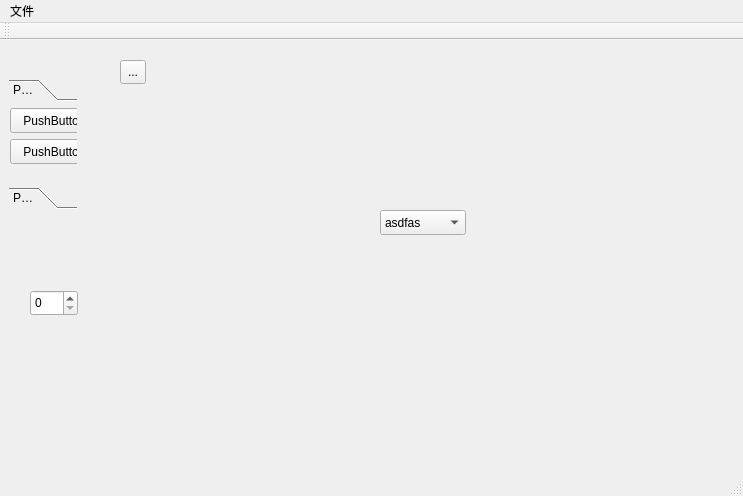
<?xml version="1.0" encoding="UTF-8"?>
<ui version="4.0">
 <class>MainWindow</class>
 <widget class="QMainWindow" name="MainWindow">
  <property name="geometry">
   <rect>
    <x>0</x>
    <y>0</y>
    <width>743</width>
    <height>496</height>
   </rect>
  </property>
  <property name="windowTitle">
   <string>MainWindow</string>
  </property>
  <widget class="QWidget" name="centralWidget">
   <widget class="QToolBox" name="toolBox">
    <property name="geometry">
     <rect>
      <x>9</x>
      <y>39</y>
      <width>68</width>
      <height>130</height>
     </rect>
    </property>
    <property name="currentIndex">
     <number>0</number>
    </property>
    <widget class="QWidget" name="page">
     <property name="geometry">
      <rect>
       <x>0</x>
       <y>0</y>
       <width>68</width>
       <height>68</height>
      </rect>
     </property>
     <attribute name="label">
      <string>Page 1</string>
     </attribute>
     <widget class="QPushButton" name="pushButton_3">
      <property name="geometry">
       <rect>
        <x>1</x>
        <y>1</y>
        <width>89</width>
        <height>25</height>
       </rect>
      </property>
      <property name="text">
       <string>PushButton</string>
      </property>
     </widget>
     <widget class="QPushButton" name="pushButton_4">
      <property name="geometry">
       <rect>
        <x>1</x>
        <y>32</y>
        <width>89</width>
        <height>25</height>
       </rect>
      </property>
      <property name="text">
       <string>PushButton</string>
      </property>
     </widget>
    </widget>
    <widget class="QWidget" name="page_2">
     <property name="geometry">
      <rect>
       <x>0</x>
       <y>0</y>
       <width>68</width>
       <height>68</height>
      </rect>
     </property>
     <attribute name="label">
      <string>Page 2</string>
     </attribute>
    </widget>
   </widget>
   <widget class="QStackedWidget" name="stackedWidget">
    <property name="geometry">
     <rect>
      <x>9</x>
      <y>175</y>
      <width>16</width>
      <height>16</height>
     </rect>
    </property>
    <property name="currentIndex">
     <number>1</number>
    </property>
    <widget class="QWidget" name="page_3"/>
    <widget class="QWidget" name="page_5"/>
    <widget class="QWidget" name="page_4"/>
   </widget>
   <widget class="QComboBox" name="comboBox">
    <property name="geometry">
     <rect>
      <x>380</x>
      <y>170</y>
      <width>86</width>
      <height>25</height>
     </rect>
    </property>
    <item>
     <property name="text">
      <string>asdfas</string>
     </property>
    </item>
    <item>
     <property name="text">
      <string>adsfa</string>
     </property>
    </item>
    <item>
     <property name="text">
      <string>123</string>
     </property>
    </item>
    <item>
     <property name="text">
      <string>1234545</string>
     </property>
    </item>
   </widget>
   <widget class="QSpinBox" name="spinBox">
    <property name="geometry">
     <rect>
      <x>30</x>
      <y>250</y>
      <width>48</width>
      <height>26</height>
     </rect>
    </property>
   </widget>
   <widget class="QToolButton" name="toolButton">
    <property name="geometry">
     <rect>
      <x>120</x>
      <y>20</y>
      <width>26</width>
      <height>24</height>
     </rect>
    </property>
    <property name="text">
     <string>...</string>
    </property>
   </widget>
  </widget>
  <widget class="QMenuBar" name="menuBar">
   <property name="geometry">
    <rect>
     <x>0</x>
     <y>0</y>
     <width>743</width>
     <height>28</height>
    </rect>
   </property>
   <widget class="QMenu" name="menu">
    <property name="title">
     <string>文件</string>
    </property>
    <addaction name="actionopen"/>
    <addaction name="actionsave"/>
   </widget>
   <addaction name="menu"/>
  </widget>
  <widget class="QToolBar" name="mainToolBar">
   <attribute name="toolBarArea">
    <enum>TopToolBarArea</enum>
   </attribute>
   <attribute name="toolBarBreak">
    <bool>false</bool>
   </attribute>
  </widget>
  <widget class="QStatusBar" name="statusBar"/>
  <action name="actionopen">
   <property name="text">
    <string>open</string>
   </property>
  </action>
  <action name="actionsave">
   <property name="text">
    <string>save</string>
   </property>
  </action>
 </widget>
 <layoutdefault spacing="6" margin="11"/>
 <resources/>
 <connections/>
</ui>
